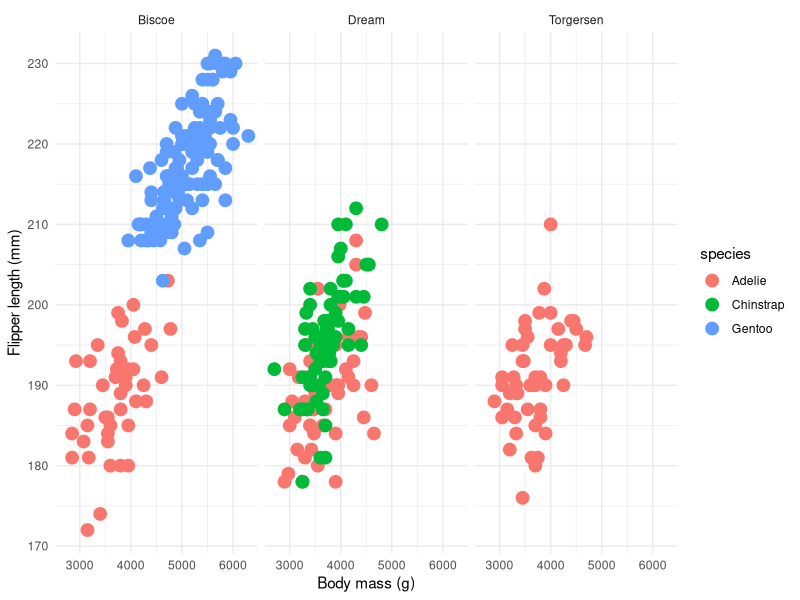

This figure's R source:
## ---- chunk 1
knitr::opts_chunk$set(echo = TRUE)
library(tidyverse)
library(ggplot2)
library(palmerpenguins)
## ---- chunk 2
ggplot(data = penguins, aes(x = body_mass_g, y = flipper_length_mm)) +
  geom_point(aes(color = species), size = 4) + # aes(color = specoies) makes color dependent on species, aes for changing things based on varibales only. 
  facet_wrap(~island) +
  theme_minimal() +
  labs(x = "Body mass (g)",
       y = "Flipper length (mm)") 
      
  

